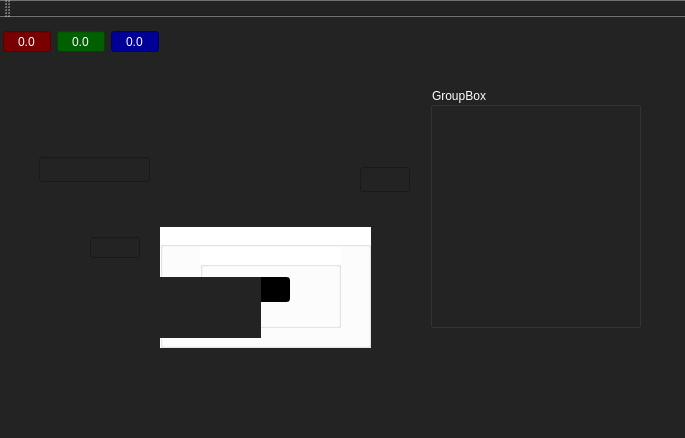
<?xml version="1.0" encoding="UTF-8"?>
<ui version="4.0">
 <class>QtPlaygroundClass</class>
 <widget class="QMainWindow" name="QtPlaygroundClass">
  <property name="geometry">
   <rect>
    <x>0</x>
    <y>0</y>
    <width>685</width>
    <height>438</height>
   </rect>
  </property>
  <property name="windowTitle">
   <string>QtPlayground</string>
  </property>
  <property name="styleSheet">
   <string notr="true">background-color: rgb(35, 35, 35);
color: rgb(255, 255, 255);</string>
  </property>
  <widget class="QWidget" name="centralWidget">
   <widget class="DragEdit" name="dragedit">
    <property name="geometry">
     <rect>
      <x>3</x>
      <y>14</y>
      <width>48</width>
      <height>21</height>
     </rect>
    </property>
    <property name="sizePolicy">
     <sizepolicy hsizetype="Expanding" vsizetype="Fixed">
      <horstretch>0</horstretch>
      <verstretch>0</verstretch>
     </sizepolicy>
    </property>
    <property name="maximumSize">
     <size>
      <width>16677215</width>
      <height>16777215</height>
     </size>
    </property>
    <property name="styleSheet">
     <string notr="true">color: rgb(255, 255, 255);
background-color: rgb(120, 0, 0);</string>
    </property>
    <property name="text">
     <string>0.0</string>
    </property>
    <property name="alignment">
     <set>Qt::AlignCenter</set>
    </property>
   </widget>
   <widget class="DragEdit" name="DragEdit_3">
    <property name="geometry">
     <rect>
      <x>57</x>
      <y>14</y>
      <width>48</width>
      <height>21</height>
     </rect>
    </property>
    <property name="sizePolicy">
     <sizepolicy hsizetype="Expanding" vsizetype="Fixed">
      <horstretch>0</horstretch>
      <verstretch>0</verstretch>
     </sizepolicy>
    </property>
    <property name="maximumSize">
     <size>
      <width>16677215</width>
      <height>16777215</height>
     </size>
    </property>
    <property name="styleSheet">
     <string notr="true">color: rgb(255, 255, 255);
background-color: rgb(0, 95, 0);</string>
    </property>
    <property name="text">
     <string>0.0</string>
    </property>
    <property name="alignment">
     <set>Qt::AlignCenter</set>
    </property>
   </widget>
   <widget class="DragEdit" name="DragEdit_2">
    <property name="geometry">
     <rect>
      <x>111</x>
      <y>14</y>
      <width>48</width>
      <height>21</height>
     </rect>
    </property>
    <property name="sizePolicy">
     <sizepolicy hsizetype="Expanding" vsizetype="Fixed">
      <horstretch>0</horstretch>
      <verstretch>0</verstretch>
     </sizepolicy>
    </property>
    <property name="maximumSize">
     <size>
      <width>16677215</width>
      <height>16777215</height>
     </size>
    </property>
    <property name="styleSheet">
     <string notr="true">color: rgb(255, 255, 255);
background-color: rgb(0, 0, 150);</string>
    </property>
    <property name="text">
     <string>0.0</string>
    </property>
    <property name="alignment">
     <set>Qt::AlignCenter</set>
    </property>
   </widget>
   <widget class="ColorCanvas" name="color_canvas">
    <property name="geometry">
     <rect>
      <x>180</x>
      <y>10</y>
      <width>40</width>
      <height>40</height>
     </rect>
    </property>
    <property name="sizePolicy">
     <sizepolicy hsizetype="Fixed" vsizetype="Fixed">
      <horstretch>0</horstretch>
      <verstretch>0</verstretch>
     </sizepolicy>
    </property>
    <property name="minimumSize">
     <size>
      <width>40</width>
      <height>40</height>
     </size>
    </property>
    <property name="maximumSize">
     <size>
      <width>40</width>
      <height>40</height>
     </size>
    </property>
   </widget>
   <widget class="ColorEdit" name="color_edit">
    <property name="geometry">
     <rect>
      <x>250</x>
      <y>0</y>
      <width>300</width>
      <height>65</height>
     </rect>
    </property>
   </widget>
   <widget class="GSelector" name="selector">
    <property name="geometry">
     <rect>
      <x>39</x>
      <y>140</y>
      <width>111</width>
      <height>25</height>
     </rect>
    </property>
   </widget>
   <widget class="ClickedEdit" name="clicked_edit">
    <property name="geometry">
     <rect>
      <x>360</x>
      <y>150</y>
      <width>50</width>
      <height>25</height>
     </rect>
    </property>
   </widget>
   <widget class="QGroupBox" name="groupBox">
    <property name="geometry">
     <rect>
      <x>160</x>
      <y>210</y>
      <width>211</width>
      <height>121</height>
     </rect>
    </property>
    <property name="styleSheet">
     <string notr="true">background-color: rgb(255, 255, 255);</string>
    </property>
    <property name="title">
     <string>GroupBox</string>
    </property>
    <widget class="QGroupBox" name="groupBox_2">
     <property name="geometry">
      <rect>
       <x>40</x>
       <y>20</y>
       <width>141</width>
       <height>81</height>
      </rect>
     </property>
     <property name="styleSheet">
      <string notr="true">background-color: rgb(255, 255, 255);</string>
     </property>
     <property name="title">
      <string>GroupBox</string>
     </property>
     <widget class="ClickedEdit" name="clicked_edit_2">
      <property name="geometry">
       <rect>
        <x>40</x>
        <y>30</y>
        <width>50</width>
        <height>25</height>
       </rect>
      </property>
      <property name="styleSheet">
       <string notr="true">background-color: rgb(0, 0, 0);
color: rgb(255, 255, 255);</string>
      </property>
     </widget>
    </widget>
   </widget>
   <widget class="DragEdit" name="drag_edit">
    <property name="geometry">
     <rect>
      <x>90</x>
      <y>220</y>
      <width>50</width>
      <height>21</height>
     </rect>
    </property>
    <property name="styleSheet">
     <string notr="true">color: rgb(255, 255, 255);</string>
    </property>
   </widget>
   <widget class="Vector3Edit" name="vector3_edit">
    <property name="geometry">
     <rect>
      <x>10</x>
      <y>260</y>
      <width>251</width>
      <height>61</height>
     </rect>
    </property>
   </widget>
   <widget class="QGroupBox" name="groupBox_3">
    <property name="geometry">
     <rect>
      <x>430</x>
      <y>70</y>
      <width>211</width>
      <height>241</height>
     </rect>
    </property>
    <property name="title">
     <string>GroupBox</string>
    </property>
    <layout class="QVBoxLayout" name="verticalLayout">
     <item>
      <widget class="CollapsibleHeader" name="widget" native="true"/>
     </item>
     <item>
      <widget class="CollapsibleHeader" name="widget_2" native="true"/>
     </item>
     <item>
      <widget class="CollapsibleHeader" name="widget_3" native="true"/>
     </item>
     <item>
      <spacer name="verticalSpacer">
       <property name="orientation">
        <enum>Qt::Vertical</enum>
       </property>
       <property name="sizeHint" stdset="0">
        <size>
         <width>20</width>
         <height>155</height>
        </size>
       </property>
      </spacer>
     </item>
    </layout>
   </widget>
  </widget>
  <widget class="QMenuBar" name="menuBar">
   <property name="geometry">
    <rect>
     <x>0</x>
     <y>0</y>
     <width>685</width>
     <height>22</height>
    </rect>
   </property>
  </widget>
  <widget class="QToolBar" name="mainToolBar">
   <attribute name="toolBarArea">
    <enum>TopToolBarArea</enum>
   </attribute>
   <attribute name="toolBarBreak">
    <bool>false</bool>
   </attribute>
  </widget>
  <widget class="QStatusBar" name="statusBar"/>
 </widget>
 <layoutdefault spacing="6" margin="11"/>
 <customwidgets>
  <customwidget>
   <class>ColorCanvas</class>
   <extends>QLabel</extends>
   <header>custom/color_canvas.h</header>
  </customwidget>
  <customwidget>
   <class>DragEdit</class>
   <extends>QLineEdit</extends>
   <header>custom/drag_edit.h</header>
  </customwidget>
  <customwidget>
   <class>ColorEdit</class>
   <extends>QWidget</extends>
   <header>custom/color_edit.h</header>
  </customwidget>
  <customwidget>
   <class>GSelector</class>
   <extends>QLineEdit</extends>
   <header>custom/selector.h</header>
  </customwidget>
  <customwidget>
   <class>ClickedEdit</class>
   <extends>QLineEdit</extends>
   <header>custom/clicked_edit.h</header>
  </customwidget>
  <customwidget>
   <class>Vector3Edit</class>
   <extends>QWidget</extends>
   <header>custom/vector3_edit.h</header>
  </customwidget>
  <customwidget>
   <class>CollapsibleHeader</class>
   <extends>QWidget</extends>
   <header location="global">CollapsibleHeader/collapsible_header.h</header>
   <container>1</container>
  </customwidget>
 </customwidgets>
 <resources>
  <include location="qtplayground.qrc"/>
 </resources>
 <connections/>
</ui>
